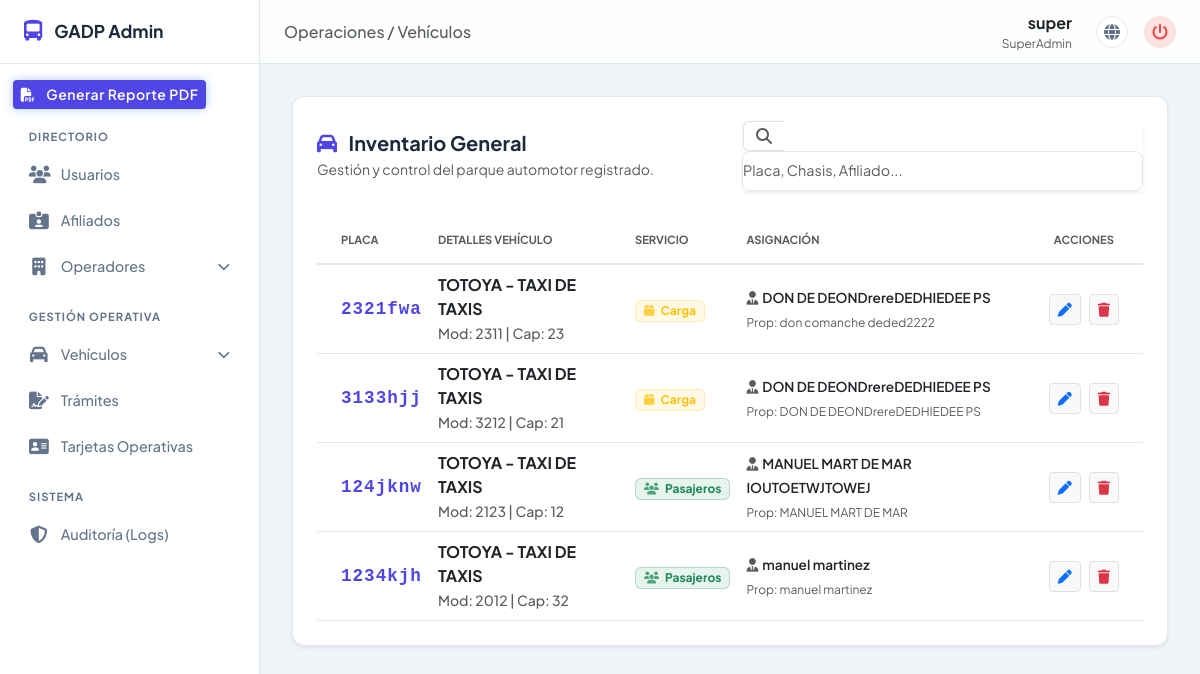
The page /gestion/vehiculos/ (signed in) on the database as committed earlier.
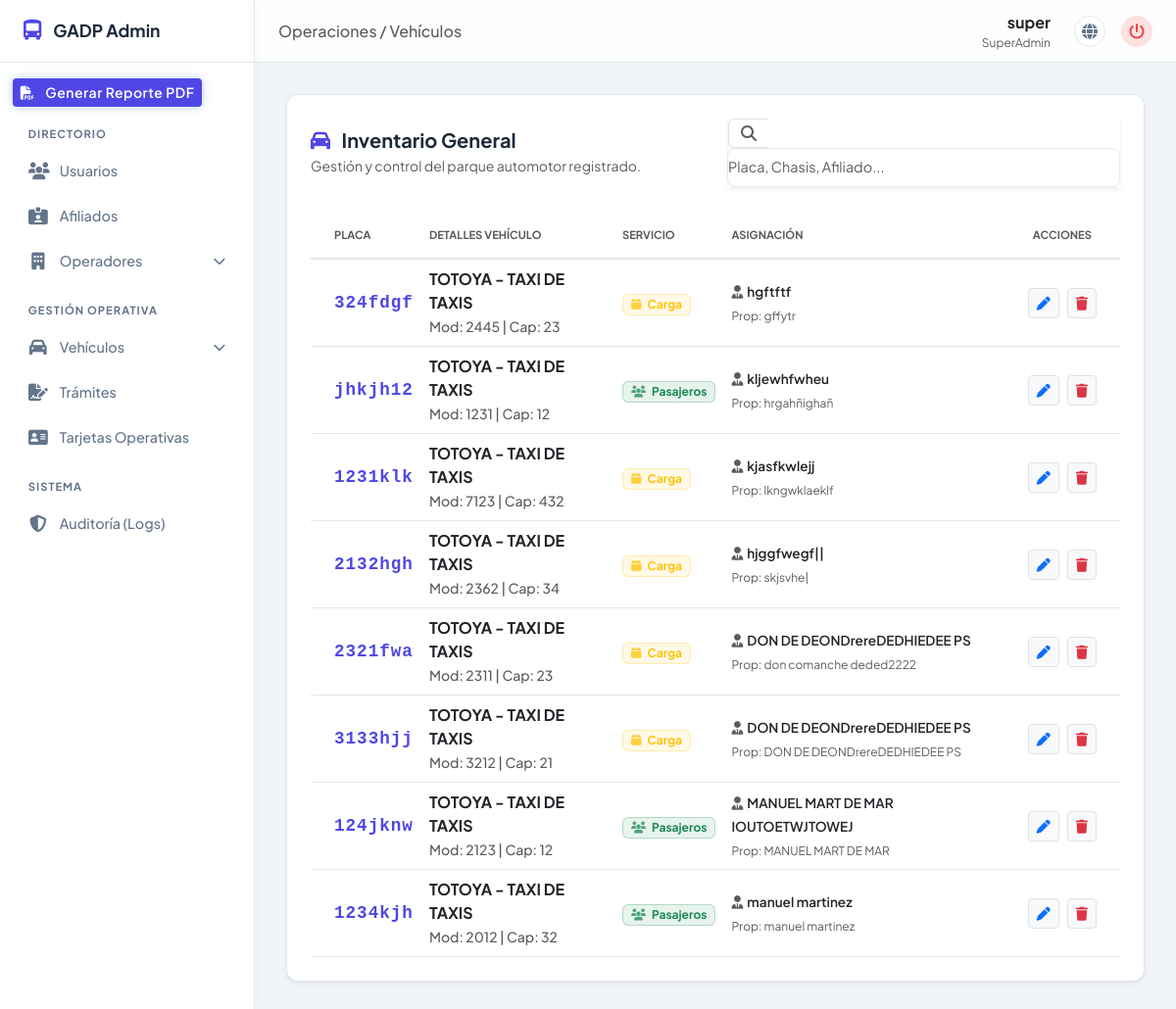
The same page on the database as committed later.
### apps/vehiculo/models.py (models this page shows, shortened)
class Vehiculo(models.Model):
    TRANSPORTE = (
        ('p', 'PASAJEROS'),
        ('c', 'CARGA'),
    )
    afiliado = models.ForeignKey(
        Afiliado,
        on_delete=models.PROTECT,
        related_name='vehiculo_afiliado'
    )
    marca = models.ForeignKey(
        MarcaVehiculo,
        on_delete=models.PROTECT,
        related_name='vehiculo_marca'
    )
    tipo = models.ForeignKey(
        TipoVehiculo,
        on_delete=models.PROTECT,
        related_name='vehiculo_tipo'
    )
    propietario = models.CharField(max_length=500, blank=True)
    transporte = models.CharField(max_length=20, choices=TRANSPORTE)
    modelo = models.PositiveIntegerField()
    placa = models.CharField(max_length=7, unique=True)
    chasis = models.CharField(max_length=100, unique=True)
    capacidad = models.CharField(max_length=20)
    fecha_registro = models.DateTimeField(auto_now_add=True)

class MarcaVehiculo(models.Model):
    nombre = models.CharField(max_length=100)
    fecha_registro = models.DateTimeField(auto_now_add=True)
    def __str__(self):
        return self.nombre

class TipoVehiculo(models.Model):
    tipo = models.CharField(max_length=100)
    fecha_registro = models.DateTimeField(auto_now_add=True)
    def __str__(self):
        return self.tipo

### apps/afiliado/models.py (models this page shows)
class Afiliado(models.Model):
    operador = models.ForeignKey(
        Operador,
        on_delete=models.PROTECT,
        related_name='afiliado_operador'
    )
    nombre_completo = models.CharField(max_length=500)
    fecha_registro = models.DateTimeField(auto_now_add=True)
    def __str__(self):
        return self.nombre_completo

### apps/gestion/views.py (the view, shortened to what this page needs)
# urls.py: path('vehiculos/', views.gestion_vehiculos, name='vehiculo_list'),
@login_required
@user_passes_test(es_superadmin, login_url='/', redirect_field_name=None)
def gestion_vehiculos(request: HttpRequest) -> HttpResponse:
    q = request.GET.get('q', '').strip()
    try:
        lista = Vehiculo.objects.select_related('afiliado', 'marca', 'tipo').all().order_by('-fecha_registro')
        paginator = Paginator(lista, 20)
        registros = paginator.get_page(request.GET.get('page'))
    except DatabaseError as e:
        logger.error(f"Error consultando vehículos: {e}")
        registros = []
    contexto = {
        'registros': registros,
        'q': q,
        'form_generico': EditarVehiculoForm(),
    }
    return render(request, 'gestion/gestion_vehiculos.html', contexto)

### apps/vehiculo/forms.py
class EditarVehiculoForm(forms.ModelForm):
    class Meta:
        model = Vehiculo
        fields = [
            'afiliado', 'propietario', 'placa', 'tipo',
            'marca', 'modelo', 'transporte', 'chasis', 'capacidad'
        ]
        labels = {
            'afiliado': 'Afiliado Vinculado',
            'propietario': 'Nombre del Propietario',
            'placa': 'Número de Placa',
            'tipo': 'Tipo de Vehículo',
            'marca': 'Marca',
            'modelo': 'Modelo (Año)',
            'transporte': 'Tipo de Transporte',
            'chasis': 'Número de Chasis (VIN)',
            'capacidad': 'Capacidad',
        }
        widgets = {
            'propietario': forms.TextInput(attrs={'placeholder': 'Nombre completo del propietario...'}),
            'placa': forms.TextInput(attrs={'placeholder': 'Ej. 1234ABC', 'style': 'text-transform: uppercase; border-radius: 10px;'}),
            'modelo': forms.NumberInput(attrs={'placeholder': 'Ej. 2015'}),
            'chasis': forms.TextInput(attrs={'placeholder': 'Ingrese el número de chasis...'}),
            'capacidad': forms.NumberInput(attrs={'placeholder': 'Ej. 45'}),
        }

### apps/gestion/templates/gestion/gestion_vehiculos.html (shortened to what the changed rows need)
{% extends 'gestion/base_admin.html' %}
{% block content %}
<div class="card-panel shadow-sm">
    <div id="tablaContainer" class="table-responsive">
        <table class="table table-hover align-middle mb-0">
            <thead class="bg-light">
                <tr style="border-bottom: 2px solid var(--border-color);">
                    <th class="text-muted text-uppercase fw-bold py-3 ps-4" style="font-size: 0.7rem;">Placa</th>
                    <th class="text-muted text-uppercase fw-bold py-3" style="font-size: 0.7rem;">Detalles Vehículo</th>
                    <th class="text-muted text-uppercase fw-bold py-3" style="font-size: 0.7rem;">Servicio</th>
                    <th class="text-muted text-uppercase fw-bold py-3" style="font-size: 0.7rem;">Asignación</th>
                    <th class="text-muted text-uppercase fw-bold py-3 text-center pe-4" style="font-size: 0.7rem;">Acciones</th>
                </tr>
            </thead>
            <tbody style="background-color: var(--bg-surface);">
                {% for v in registros %}
                <tr style="border-bottom: 1px solid var(--border-color);">
                    <td class="ps-4">
                        <span class="fw-bold" style="color: var(--accent-blue); font-size: 1.1rem; letter-spacing: 1px; font-family: 'Courier New', monospace;">
                            {{ v.placa }}
                        </span>
                    </td>
                    <td>
                        <span class="fw-bold text-dark">{{ v.marca.nombre }} - {{ v.tipo.tipo }}</span><br>
                        <small class="text-muted fw-medium">Mod: {{ v.modelo }} | Cap: {{ v.capacidad }}</small>
                    </td>
                    <td>
                        {% if v.transporte == 'p' %}
                            <span class="badge bg-success bg-opacity-10 text-success border border-success border-opacity-25 px-2 py-1">
                                <i class="fas fa-users me-1 opacity-75"></i> Pasajeros
                            </span>
                        {% else %}
                            <span class="badge bg-warning bg-opacity-10 text-warning border border-warning border-opacity-25 px-2 py-1">
                                <i class="fas fa-box me-1 opacity-75"></i> Carga
                            </span>
                        {% endif %}
                    </td>
                    <td>
                        <span class="text-dark fw-semibold" style="font-size: 0.85rem;">
                            <i class="fas fa-user-tie me-1 text-muted"></i>{{ v.afiliado.nombre_completo }}
                        </span><br>
                        <small class="text-muted" style="font-size: 0.75rem;">Prop: {{ v.propietario|default:"No registrado" }}</small>
                    </td>
                    <td class="text-center pe-4">
                        <div class="d-inline-flex gap-2">
                            <button type="button" class="btn btn-sm btn-light border" onclick="abrirModalEdicion('{{ v.id }}', '{{ v.placa|escapejs }}', '{{ v.afiliado.id }}', '{{ v.propietario|escapejs }}', '{{ v.tipo.id }}', '{{ v.marca.id }}', '{{ v.modelo }}', '{{ v.transporte }}', '{{ v.chasis|escapejs }}', '{{ v.capacidad }}')" title="Editar">
                                <i class="fas fa-pen text-primary"></i>
                            </button>
                            <button type="button" class="btn btn-sm btn-light border" onclick="abrirModalEliminacion('{{ v.id }}', '{{ v.placa|escapejs }}')" title="Eliminar">
                                <i class="fas fa-trash text-danger"></i>
                            </button>
                        </div>
                    </td>
                </tr>
                {% endfor %}
            </tbody>
        </table>
    </div>
</div>
{% endblock %}

Rows that differ between the two databases and show on the page:
added Vehiculo: placa "324fdgf", marca.nombre "TOTOYA", tipo.tipo "TAXI DE TAXIS", modelo "2445", capacidad "23", transporte "c" (drawn), afiliado.nombre_completo "hgftftf", propietario "gffytr"
added Vehiculo: placa "jhkjh12", marca.nombre "TOTOYA", tipo.tipo "TAXI DE TAXIS", modelo "1231", capacidad "12", transporte "p" (drawn), afiliado.nombre_completo "kljewhfwheu", propietario "hrgahñighañ"
added Vehiculo: placa "1231klk", marca.nombre "TOTOYA", tipo.tipo "TAXI DE TAXIS", modelo "7123", capacidad "432", transporte "c" (drawn), afiliado.nombre_completo "kjasfkwlejj", propietario "lkngwklaeklf"
added Vehiculo: placa "2132hgh", marca.nombre "TOTOYA", tipo.tipo "TAXI DE TAXIS", modelo "2362", capacidad "34", transporte "c" (drawn), afiliado.nombre_completo "hjggfwegf||", propietario "skjsvhe|"
